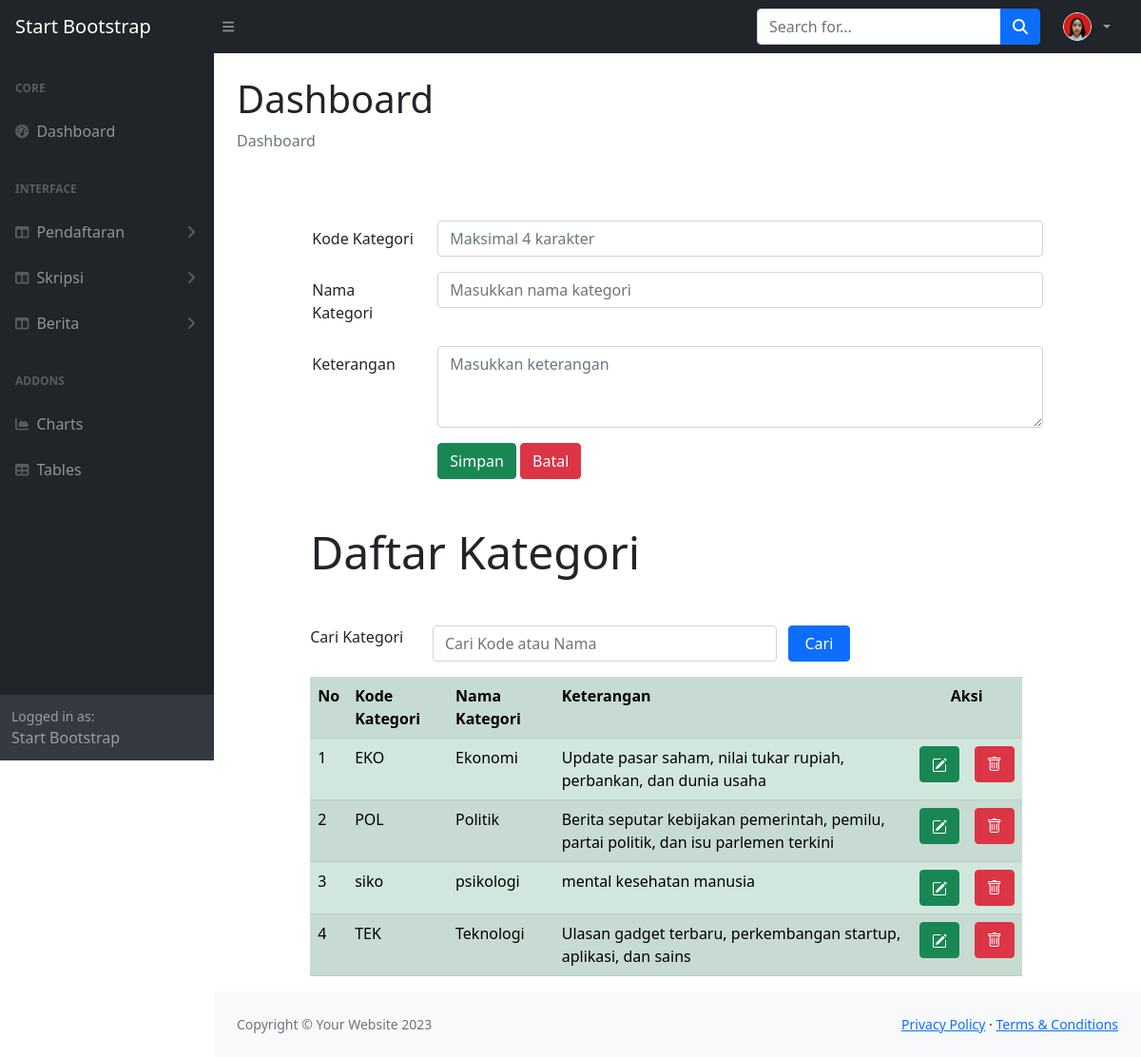
Screenshot of /admin/inputkategori.php (signed in) with the database file from the repository.
### tables this page shows
CREATE TABLE `kategori` (
  `kategori_ID` char(4) NOT NULL,
  `kategori_NAMA` char(30) NOT NULL,
  `kategori_KET` varchar(120) NOT NULL
);

### admin/inputkategori.php (the view, shortened to what this page needs)
<!DOCTYPE html>
<html lang="en">
<?php
include "bagiankode/head.php";
?>
<body class="sb-nav-fixed">
  <?php
  include "bagiankode/menunav.php";
  ?>
  <div id="layoutSidenav">
    <?php
    include "bagiankode/menu.php";
    ?>
    <div id="layoutSidenav_content">
      <main>
        <div class="container-fluid px-4">
          <h1 class="mt-4">Dashboard</h1>
          <ol class="breadcrumb mb-4">
            <li class="breadcrumb-item active">Dashboard</li>
          </ol>
          <head>
            <link rel="stylesheet" type="text/css" href="css/bootstrap.min.css">
            <link rel="stylesheet" href="https://cdnjs.cloudflare.com/ajax/libs/select2/4.0.9/css/select2.min.css">
            <link rel="stylesheet" type="text/css"
              href="https://cdnjs.cloudflare.com/ajax/libs/bootstrap-icons/1.13.1/font/bootstrap-icons.min.css">
          </head>
          <body>
            <?php
            include("includes/config.php");
            if (isset($_POST["kirim"])) {
              $search = $_POST["search"];
              $query = mysqli_query($conn, "select * from kategori
                            where kategori_NAMA LIKE '%" . $search . "%'
                            OR kategori_ID LIKE '%" . $search . "%'
                            order by kategori_ID");
            } else {
              $query = mysqli_query($conn, "select * from kategori
                            order by kategori_ID");
            }
            ?>
            <div class="row">
              <div class="col-1"></div>
              <div class="col-10">
                <form method="POST">
                  <div class="row mb-3 mt-5">
                    <label for="kategoriID" class="col-sm-2 col-form-label">Kode Kategori</label>
                    <div class="col-sm-10">
                      <input type="text" class="form-control" id="kategoriID" name="kategoriID" maxlength="4"
                        placeholder="Maksimal 4 karakter">
                    </div>
                  </div>
                  <div class="row mb-3">
                    <label for="namaKATEGORI" class="col-sm-2 col-form-label">Nama Kategori</label>
                    <div class="col-sm-10">
                      <input type="text" class="form-control" id="namaKATEGORI" name="namaKATEGORI" maxlength="30" placeholder="Masukkan nama kategori">
                    </div>
                  </div>
                  <div class="row mb-3">
                    <label for="ketKATEGORI" class="col-sm-2 col-form-label">Keterangan</label>
                    <div class="col-sm-10">
                      <textarea class="form-control" id="ketKATEGORI" name="ketKATEGORI" rows="3"
                        maxlength="120" placeholder="Masukkan keterangan"></textarea>
                    </div>
                  </div>
                  <div class="form-group row">
                    <div class="col-2"></div>
                    <div class="col-10">
                      <input type="submit" class="btn btn-success" value="Simpan" name="Simpan">
                      <input type="reset" class="btn btn-danger" value="Batal" name="Batal">
                    </div>
                  </div>
                </form>
              </div>
              <div class="row">
                <div class="col-1"></div>
                <div class="col-10">
                  <div class="jumbotron mt-5 mb-3">
                    <h1 class="display-5">Daftar Kategori</h1>
                  </div>
                  <form method="POST">
                    <div class="form-group row mt-5 mb-3">
                      <label for="search" class="col-sm-2">Cari Kategori</label>
                      <div class="col-sm-6">
                        <input type="text" name="search" class="form-control" id="search" value="<?php if (isset($_POST["search"])) {
                          echo $_POST["search"];
                        } ?>" placeholder="Cari Kode atau Nama">
                      </div>
                      <input type="submit" name="kirim" value="Cari" class="col-sm-1 btn btn-primary">
                    </div>
                  </form>
                  <table class="table table-striped table-success">
                    <tr class="info">
                      <th>No</th>
                      <th>Kode Kategori</th>
                      <th>Nama Kategori</th>
                      <th>Keterangan</th>
                      <th colspan="2" style="text-align: center;">Aksi</th>
                    </tr>
                    <?php
                    $nomor = 1;
                    while ($row = mysqli_fetch_array($query)) { ?>
                      <tr class="danger">
                        <td><?php echo $nomor; ?></td>
                        <td><?php echo $row['kategori_ID']; ?></td>
                        <td><?php echo $row['kategori_NAMA']; ?></td>
                        <td><?php echo $row['kategori_KET']; ?></td>
                        <td>
                          <a href="editkategori.php?ubahkategori=<?php echo $row["kategori_ID"] ?>"
                            class="btn btn-success" title="EDIT">
                          </a>
                        </td>
                        <td>
                          <a href="hapuskategori.php?hapuskategori=<?php echo $row["kategori_ID"] ?>"
                            class="btn btn-danger" title="HAPUS">
                            <i class="bi bi-trash"></i>
                          </a>
                        </td>
                      </tr>
                      <?php
                      $nomor++;
                    } ?>
                  </table>
                </div>
              </div>
          </body>
        </div>
      </main>
      <?php
      include "bagiankode/footer.php";
      ?>
    </div>
  </div>
</body>
</html>

### admin/bagiankode/menunav.php (shortened to what this page needs)
<?php
include "includes/config.php";
if (isset($_SESSION['useremail'])) {
    $email_log = $_SESSION['useremail'];
    $admin_query = mysqli_query($conn, "SELECT admin_FOTO, admin_NAMA FROM admin WHERE admin_USER = '$email_log'");
    $admin_data = mysqli_fetch_array($admin_query);
    $foto_db = $admin_data['admin_FOTO'];
} else {
    $nama_admin = "Admin";
    $foto_db = "";
}
if (!empty($foto_db)) {
        $foto_tampil = 'images/' . $foto_db;
    }
?>
<nav class="sb-topnav navbar navbar-expand navbar-dark bg-dark">
  <a class="navbar-brand ps-3" href="dashboard.php">Start Bootstrap</a>
  <button class="btn btn-link btn-sm order-1 order-lg-0 me-4 me-lg-0" id="sidebarToggle" href="#!"><i class="fas fa-bars"></i></button>
  <form class="d-none d-md-inline-block form-inline ms-auto me-0 me-md-3 my-2 my-md-0">
    <div class="input-group">
      <input class="form-control" type="text" placeholder="Search for..." aria-label="Search for..." aria-describedby="btnNavbarSearch" />
      <button class="btn btn-primary" id="btnNavbarSearch" type="button"><i class="fas fa-search"></i></button>
    </div>
  </form>
  <ul class="navbar-nav ms-auto ms-md-0 me-3 me-lg-4">
    <li class="nav-item dropdown">
      <a class="nav-link dropdown-toggle" id="navbarDropdown" href="#" role="button" data-bs-toggle="dropdown" aria-expanded="false" style="display: flex; align-items: center;">
        <img src="<?php echo $foto_tampil; ?>"
             alt="Profile"
             class="rounded-circle"
             style="width: 30px; height: 30px; object-fit: cover; margin-right: 8px; border: 1px solid #fff;">
      </a>
    </li>
  </ul>
</nav>

### rows the page displays
kategori: kategori_ID "EKO", kategori_NAMA "Ekonomi", kategori_KET "Update pasar saham, nilai tukar rupiah, perbankan, dan dunia usaha"
kategori: kategori_ID "POL", kategori_NAMA "Politik", kategori_KET "Berita seputar kebijakan pemerintah, pemilu, partai politik, dan isu parlemen terkini"
kategori: kategori_ID "siko", kategori_NAMA "psikologi", kategori_KET "mental kesehatan manusia"
kategori: kategori_ID "TEK", kategori_NAMA "Teknologi", kategori_KET "Ulasan gadget terbaru, perkembangan startup, aplikasi, dan sains"
